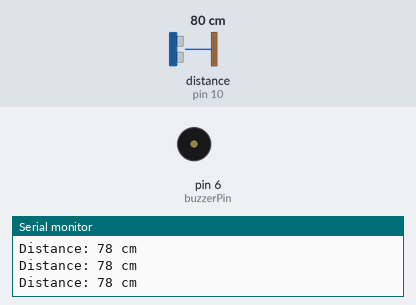
The sketch below on a simulated Arduino Uno, built with avr-gcc and run on an emulated ATmega328P. On the bench: buzzer (waves = sounding), the last lines printed to the serial monitor. Wiring (inferred from the names in the program): ultrasonic range finder: trigger pin 9; echo pin 10. The inputs (shaded band) are chosen by the test bench; at power-on: distance to the obstacle (sensor on pin 10) 80 cm. The echo pulse lasts 58.3 µs per cm.

Above: at 1.2 s.
1.3 s: distance to the obstacle (sensor on pin 10) set to 23 cm
2.8 s: distance to the obstacle (sensor on pin 10) set to 19 cm
At 3.8 s:
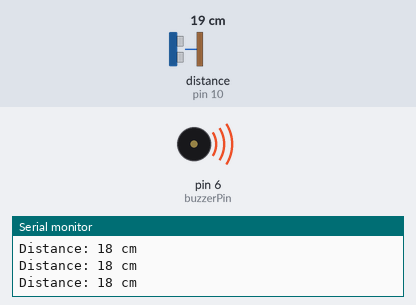
Timing chart, 0 to 5.8 s (numbered marks = the images above; inputs shaded):
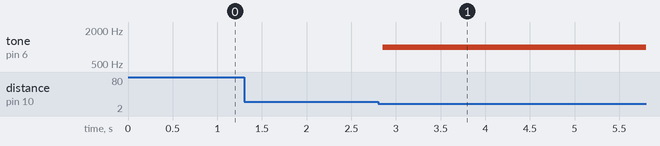

Measured:
- the behaviour switches between 21 and 20 cm on distance to the obstacle (sensor on pin 10) (found by bisection; images 0 and 1)
- after the input at 2.8 s, tone on pin 6 (buzzerPin): silent → 1000 Hz after 0.05 s

The sketch:

Day06_Ultrasonic_Buzzer.ino
```cpp
#define trigPin 9
#define echoPin 10
#define buzzerPin 6

long duration;
int distance;

void setup() {
  pinMode(trigPin, OUTPUT);
  pinMode(echoPin, INPUT);
  pinMode(buzzerPin, OUTPUT);
  Serial.begin(9600);
}

void loop() {
  digitalWrite(trigPin, LOW);
  delayMicroseconds(2);

  digitalWrite(trigPin, HIGH);
  delayMicroseconds(10);
  digitalWrite(trigPin, LOW);

  duration = pulseIn(echoPin, HIGH);
  distance = duration * 0.034 / 2;

  Serial.print("Distance: ");
  Serial.print(distance);
  Serial.println(" cm");

  if (distance < 10) {
    tone(buzzerPin, 2000);   // very close
  }
  else if (distance < 20) {
    tone(buzzerPin, 1000);   // warning
  }
  else {
    noTone(buzzerPin);       // safe
  }

  delay(200);
}
```
